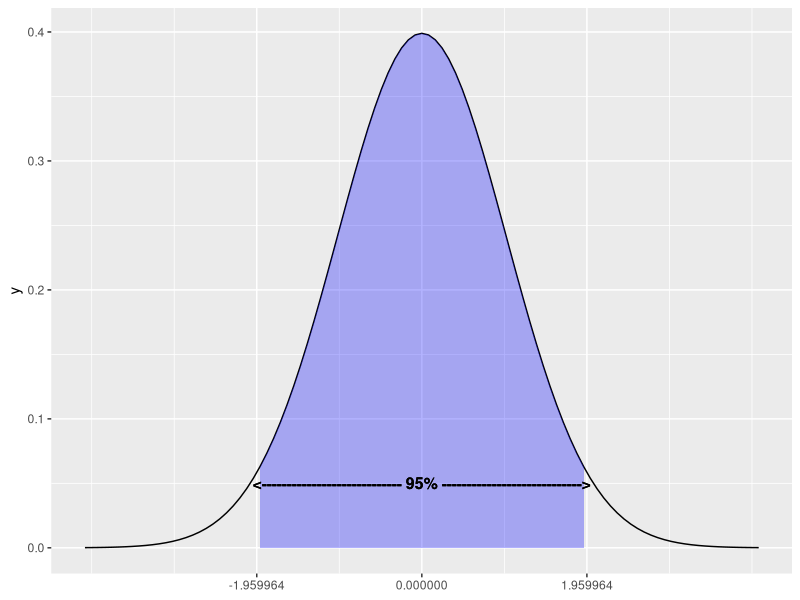

The R source for this figure:
library(ggplot2)


# Shading from x = -1 to x = 1 (within one std deviation):

dnorm_one_sd <- function(x){
  norm_one_sd <- dnorm(x)
  # Have NA values outside interval x in [-1, 1]:
  norm_one_sd[x <= -1.959964 | x >= 1.959964] <- NA
  return(norm_one_sd)
}

xvalues <- data.frame(x = c(-3, 3))
plot <- ggplot(xvalues)#, aes(x = xvalues))
plot + stat_function(fun = dnorm) + # xlim(c(-4, 4))+ 
  stat_function(fun = dnorm_one_sd, geom = "area", fill = "blue", alpha = 0.3)+
  scale_x_continuous(
    breaks = c(-1.959964, 0, 1.959964),
    limits=c(-4,4)) +
  geom_text(x = 0, y = 0.05, size = 4, fontface = "bold",
            label = paste0("<---------------------------- 95% ---------------------------->"))

qnorm(0.975)

